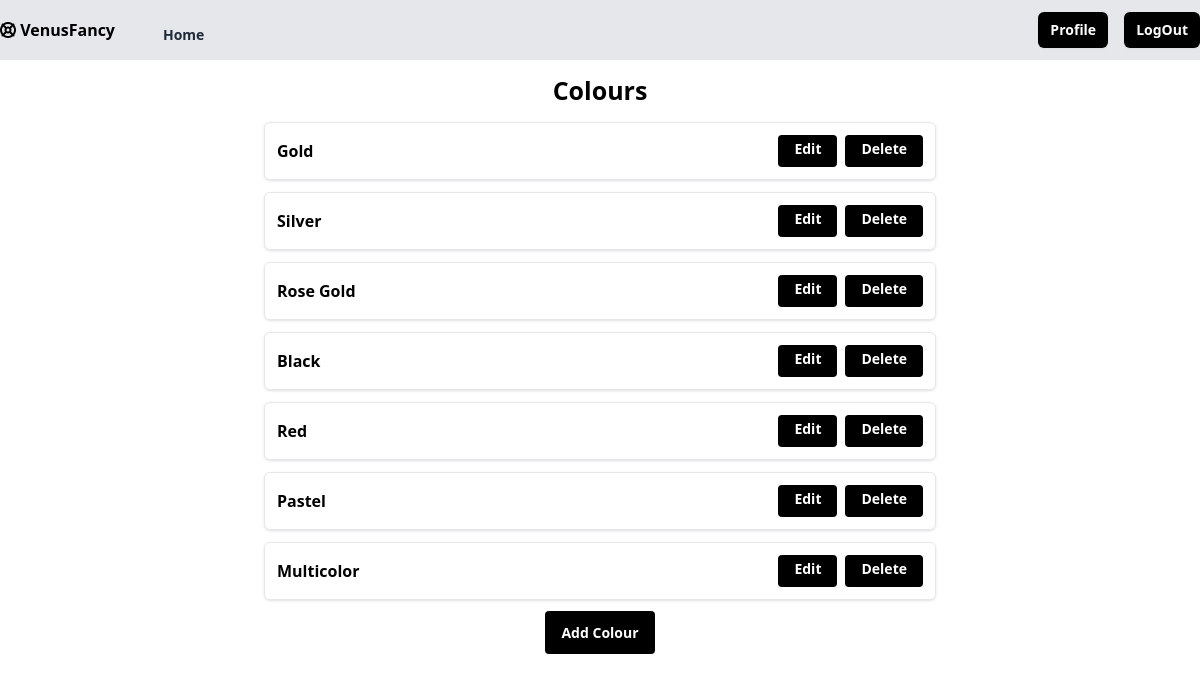
Page /colour/all/ (signed in) on the committed database.
### myfancy/models.py (models this page shows)
class Colour(models.Model):
    name=models.CharField(max_length=200,unique=True)
    created_date=models.DateTimeField(auto_now_add=True)
    updated_date=models.DateTimeField(auto_now=True)
    is_active=models.BooleanField(default=True)
    def __str__(self):
        return self.name

### myfancy/views.py (the view)
# urls.py: path("colour/all/",views.ColourListView.as_view(),name="colour-all"),
@method_decorator(signin_required,name="dispatch")
class ColourListView(ListView):
    model=Colour
    template_name="shop/colour_list.html"
    context_object_name="colours"

### myfancy/templates/shop/colour_list.html
{% extends "shop/base.html" %}
{% block main_block %}
{%if colours%}
<div class="my-3 mx-auto text-center"><label for=""><h1 class="text-[25px]"><b>Colours</b></h1></label></div>
    {%for c in colours%}
    <div class="flex max-w-2xl flex-col items-center rounded-md border md:flex-row mx-auto mt-3 shadow border p-3">
        <div class="flex justify-between items-center w-full">
            <b>{{c}}</b>
            <div class="flex space-x-2">
                <a href="{% url 'colour-edit' c.id %}" class="h-8 rounded bg-black px-4 py-1 text-white text-sm font-semibold hover:bg-gray-800 focus:outline-none">Edit</a>
                <a href="{% url 'colour-delete' c.id %}" class="h-8 rounded bg-black px-4 py-1 text-white text-sm font-semibold hover:bg-gray-800 focus:outline-none">Delete</a>
            </div>
        </div>
    </div>
    {%endfor%}
    {%else%}
        <div class="text-center"><b>No Colour Yet</b></div>
    {%endif%}
    <div class="my-5">
    <center>
    <a href="{% url 'colour-add'%}" class="h-8 rounded bg-black px-4 py-3 text-white text-sm font-semibold hover:bg-gray-800 focus:outline-none">Add Colour</a>
    </center>
    </div>
{%endblock%}

### rows in the picture
Colour: name "Gold"
Colour: name "Silver"
Colour: name "Rose Gold"
Colour: name "Black"
Colour: name "Red"
Colour: name "Pastel"
Colour: name "Multicolor"
